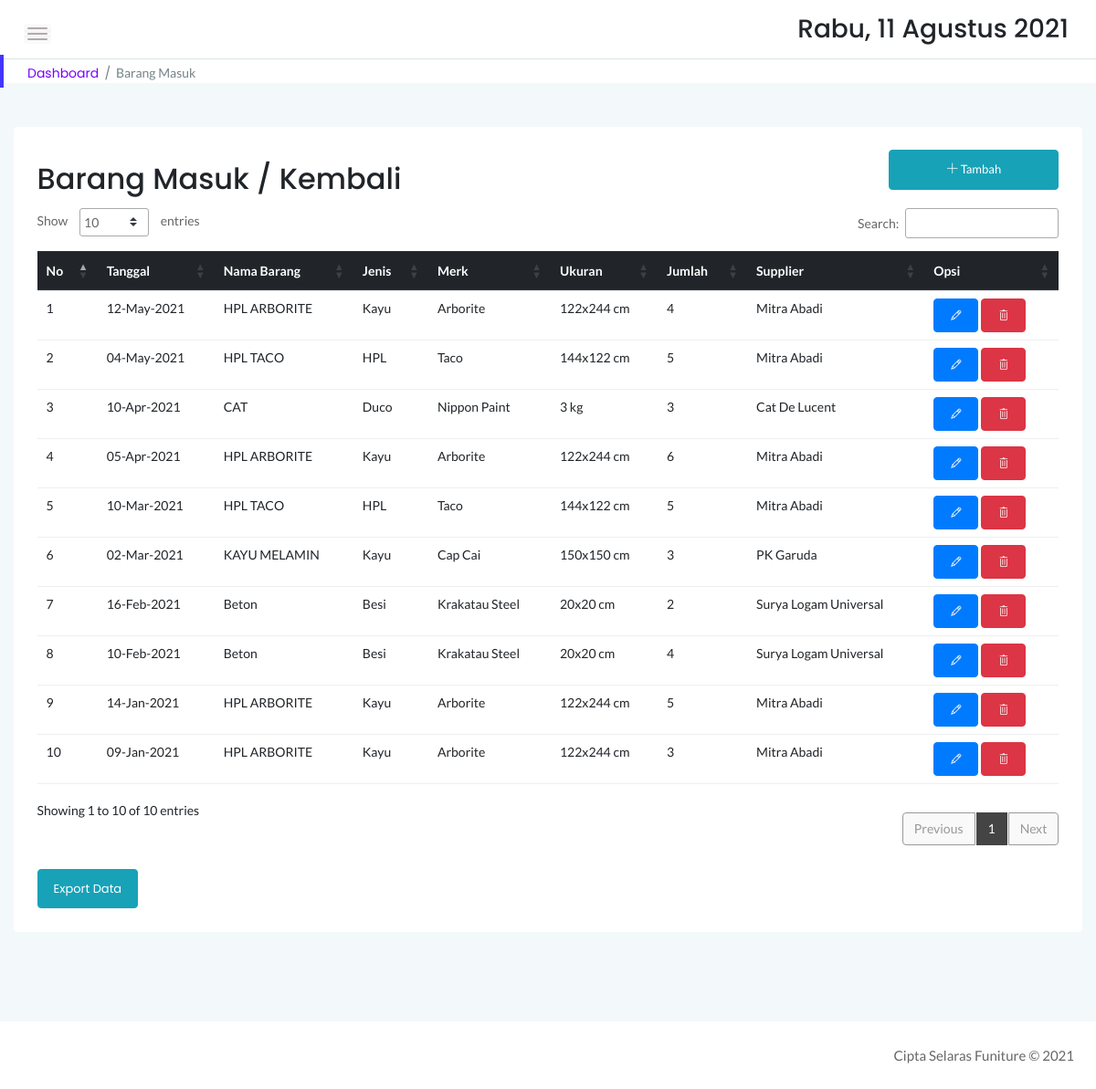
Page /stock/masuk.php (signed in) on the committed database.
### tables this page shows
CREATE TABLE `sbrg_masuk` (
  `id` int(11) NOT NULL,
  `idx` int(11) NOT NULL,
  `id_supplier` int(11) NOT NULL,
  `tgl` date NOT NULL,
  `jumlah` int(11) NOT NULL
);

CREATE TABLE `sstock_brg` (
  `idx` int(11) NOT NULL,
  `id_supplier` int(11) NOT NULL,
  `nama` varchar(55) NOT NULL,
  `jenis` varchar(30) NOT NULL,
  `merk` varchar(40) NOT NULL,
  `ukuran` varchar(20) NOT NULL,
  `stock` int(12) NOT NULL,
  `satuan` varchar(10) NOT NULL,
  `lokasi` varchar(55) NOT NULL
);

CREATE TABLE `ssuplier_brg` (
  `id_supplier` int(11) NOT NULL,
  `nama_supplier` varchar(45) NOT NULL
);

### stock/masuk.php (the view, shortened to what this page needs)
<!doctype html>
<html class="no-js" lang="en">
<?php
include '../dbconnect.php';
?>
<head>
  <link rel="stylesheet" href="assets/css/bootstrap.min.css">
  <link rel="stylesheet" href="assets/css/font-awesome.min.css">
  <link rel="stylesheet" href="assets/css/themify-icons.css">
  <link rel="stylesheet" href="assets/css/metisMenu.css">
  <link rel="stylesheet" href="assets/css/owl.carousel.min.css">
  <link rel="stylesheet" href="assets/css/slicknav.min.css">
  <link rel="stylesheet" href="https://www.amcharts.com/lib/3/plugins/export/export.css" type="text/css" media="all" />
  <link rel="stylesheet" type="text/css" href="https://cdn.datatables.net/1.10.19/css/jquery.dataTables.min.css">
  <link rel="stylesheet" type="text/css" href="https://cdn.datatables.net/1.10.19/css/jquery.dataTables.css">
  <link rel="stylesheet" type="text/css" href="https://cdn.datatables.net/1.10.18/css/dataTables.bootstrap4.min.css">
  <link rel="stylesheet" type="text/css" href="https://cdn.datatables.net/responsive/2.2.3/css/responsive.bootstrap.min.css">
  <link rel="stylesheet" type="text/css" href="https://cdn.datatables.net/responsive/2.2.3/css/responsive.jqueryui.min.css">
  <link rel="stylesheet" type="text/css" href="https://cdn.datatables.net/buttons/1.5.2/css/buttons.dataTables.min.css">
  <link rel="stylesheet" href="assets/css/typography.css">
  <link rel="stylesheet" href="assets/css/default-css.css">
  <link rel="stylesheet" href="assets/css/styles.css">
  <link rel="stylesheet" href="assets/css/responsive.css">
</head>
<body>
  <div class="page-container">
    <div class="main-content">
      <div class="header-area">
        <div class="row align-items-center">
          <div class="col-md-6 col-sm-8 clearfix">
            <div class="nav-btn pull-left">
              <span></span>
              <span></span>
              <span></span>
            </div>
          </div>
          <div class="col-md-6 col-sm-4 clearfix">
            <ul class="notification-area pull-right">
              <li>
                <h3>
                  <div class="date">
                  </div>
                </h3>
              </li>
            </ul>
          </div>
        </div>
      </div>
      <div class="page-title-area">
        <div class="row align-items-center">
          <div class="col-sm-6">
            <div class="breadcrumbs-area clearfix">
              <ul class="breadcrumbs pull-left">
                <li><a href="index.php">Dashboard</a></li>
                <li><span>Barang Masuk</span></li>
              </ul>
            </div>
          </div>
          <div class="col-sm-6 clearfix">
          </div>
        </div>
      </div>
      <div class="main-content-inner">
        <div class="row mt-5 mb-5">
          <div class="col-12">
            <div class="card">
              <div class="card-body">
                <div class="d-sm-flex justify-content-between align-items-center">
                  <h2>Barang Masuk / Kembali</h2>
                  <button style="margin-bottom:20px" data-toggle="modal" data-target="#myModal" class="btn btn-info col-md-2"><span class="ti-plus"></span> Tambah</button>
                </div>
                <div class="data-tables datatable-dark">
                  <div class="table-responsive">
                    <table id="dataTable3" class="table table-hover">
                      <thead class="thead-dark">
                        <tr>
                          <th>No</th>
                          <th>Tanggal</th>
                          <th>Nama Barang</th>
                          <th>Jenis</th>
                          <th>Merk</th>
                          <th>Ukuran</th>
                          <th>Jumlah</th>
                          <th>Supplier</th>
                          <th>Opsi</th>
                        </tr>
                      </thead>
                      <tbody>
                        <?php
                        $brg = mysqli_query($conn, "SELECT sbrg_masuk.id, sbrg_masuk.idx, sbrg_masuk.id_supplier, sbrg_masuk.tgl, sbrg_masuk.jumlah, sstock_brg.idx, sstock_brg.nama, sstock_brg.jenis, sstock_brg.merk, sstock_brg.ukuran, ssuplier_brg.id_supplier, ssuplier_brg.nama_supplier FROM sbrg_masuk JOIN sstock_brg ON sbrg_masuk.idx = sstock_brg.idx JOIN ssuplier_brg ON sbrg_masuk.id_supplier = ssuplier_brg.id_supplier ORDER BY sbrg_masuk.id DESC");
                        $no = 1;
                        while ($b = mysqli_fetch_array($brg)) {
                          $id = $b['id'];
                        ?>
                          <tr>
                            <td><?php echo $no++ ?></td>
                            <td><?php $tanggals = $b['tgl'];
                                echo date("d-M-Y", strtotime($tanggals)) ?></td>
                            <td><?php echo $b['nama'] ?></td>
                            <td><?php echo $b['jenis'] ?></td>
                            <td><?php echo $b['merk'] ?></td>
                            <td><?php echo $b['ukuran'] ?></td>
                            <td><?php echo $b['jumlah'] ?></td>
                            <td><?php echo $b['nama_supplier'] ?></td>
                            <td><button data-toggle="modal" data-target="#edit<?= $id; ?>" class="btn btn-primary ti-pencil"></button> <button data-toggle="modal" data-target="#del<?= $id; ?>" class="btn btn-danger ti-trash"></button></td>
                          </tr>
                        <?php
                        }
                        ?>
                      </tbody>
                    </table>
                  </div>
                  <a href="exportbrgmsk.php" target="_blank" class="btn btn-info mt-4">Export Data</a>
                </div>
              </div>
            </div>
          </div>
        </div>
      </div>
    </div>
  </div>
  <footer>
    <div class="footer-area p-4">
      <p class="text-right">Cipta Selaras Funiture &copy; 2021</p>
    </div>
  </footer>
</body>
</html>

### stock/assets/css/styles.css (style rules this page uses)
.page-container { width: 100%; height: 100%; min-height: 100vh; padding-left: 280px; -webkit-transition: padding-left 0.3s ease 0s; transition: padding-left 0.3s ease 0s; }
.card { border: none; border-radius: 4px; background-color: #fff; -webkit-transition: all 0.3s ease 0s; transition: all 0.3s ease 0s; }
.card-body { padding: 25.6px; padding: 1.6rem; }
.main-content { width: 100%; background: #F3F8FB; }
.main-content-inner { padding: 0 30px 50px; }
.header-area { padding: 15px 30px; background: #fff; border-bottom: 1px solid #d8e3e7; }
.nav-btn { margin-right: 30px; margin-top: 10px; cursor: pointer; }
.nav-btn span { display: block; width: 22px; height: 2px; background: #b3aaaa; margin: 4px 0; border-radius: 15px; -webkit-transition: all 0.3s ease 0s; transition: all 0.3s ease 0s; box-shadow: 0 0 0 4px rgba(99, 96, 96, 0.03); }
.notification-area { -webkit-user-select: none; -moz-user-select: none; -ms-user-select: none; user-select: none; position: relative; z-index: 1; }
.notification-area li { display: inline-block; margin-left: 20px; cursor: pointer; -webkit-user-select: none; -moz-user-select: none; -ms-user-select: none; user-select: none; }
.page-title-area { padding: 0 30px; background: #fff; position: relative; }
.page-title-area:before { content: ''; position: absolute; left: 0; top: 50%; width: 4px; height: 36px; background: var(--primary-color); -webkit-transform: translateY(-50%); transform: translateY(-50%); }
ul.breadcrumbs { margin-top: 4px; }
.breadcrumbs li { display: inline-block; }
.breadcrumbs li a, .breadcrumbs li span { display: block; font-size: 14px; font-weight: 400; color: #7801ff; letter-spacing: 0; margin-right: 16px; position: relative; }
.breadcrumbs li a:before { content: '/'; color: #768387; position: absolute; right: -13px; top: 0; }
.breadcrumbs li span { margin-right: 0; color: #768387; text-transform: capitalize; }
.footer-area { text-align: center; padding: 23px 0 19px; background: #fff; }
.footer-area p { color: #676666; margin-bottom: 0; }
.btn { padding: 11px 17px; font-size: 13px; letter-spacing: 0; }
table tr th { border-bottom: none; }
table tr th, table tr td { border-top: 1px solid rgba(120, 130, 140, 0.13) !important; }
table.dataTable.no-footer { border-bottom: 1px solid rgba(120, 130, 140, 0.13) !important; }
table.dataTable thead th, table.dataTable thead td { border-bottom-color: transparent; }
.datatable-dark thead { background: #444; color: #fff; }

### stock/assets/css/responsive.css (style rules this page uses)
@media (min-width: 1200px) and (max-width: 1364px) { .main-content-inner { padding: 0 15px 50px; } }
@media (min-width: 1200px) and (max-width: 1364px) { .page-container, .sbar_collapsed.page-container { padding-left: 0; } }

### rows in the picture
sbrg_masuk: tgl "12-May-2021", idx.nama "HPL ARBORITE", idx.jenis "Kayu", idx.merk "Arborite", idx.ukuran "122x244 cm", jumlah "4", id_supplier.nama_supplier "Mitra Abadi"
sbrg_masuk: tgl "04-May-2021", idx.nama "HPL TACO", idx.jenis "HPL", idx.merk "Taco", idx.ukuran "144x122 cm", jumlah "5", id_supplier.nama_supplier "Mitra Abadi"
sbrg_masuk: tgl "10-Apr-2021", idx.nama "CAT", idx.jenis "Duco", idx.merk "Nippon Paint", idx.ukuran "3 kg", jumlah "3", id_supplier.nama_supplier "Cat De Lucent"
sbrg_masuk: tgl "05-Apr-2021", idx.nama "HPL ARBORITE", idx.jenis "Kayu", idx.merk "Arborite", idx.ukuran "122x244 cm", jumlah "6", id_supplier.nama_supplier "Mitra Abadi"
sbrg_masuk: tgl "10-Mar-2021", idx.nama "HPL TACO", idx.jenis "HPL", idx.merk "Taco", idx.ukuran "144x122 cm", jumlah "5", id_supplier.nama_supplier "Mitra Abadi"
sbrg_masuk: tgl "02-Mar-2021", idx.nama "KAYU MELAMIN", idx.jenis "Kayu", idx.merk "Cap Cai", idx.ukuran "150x150 cm", jumlah "3", id_supplier.nama_supplier "PK Garuda"
sbrg_masuk: tgl "16-Feb-2021", idx.nama "Beton", idx.jenis "Besi", idx.merk "Krakatau Steel", idx.ukuran "20x20 cm", jumlah "2", id_supplier.nama_supplier "Surya Logam Universal"
sbrg_masuk: tgl "10-Feb-2021", idx.nama "Beton", idx.jenis "Besi", idx.merk "Krakatau Steel", idx.ukuran "20x20 cm", jumlah "4", id_supplier.nama_supplier "Surya Logam Universal"
sbrg_masuk: tgl "14-Jan-2021", idx.nama "HPL ARBORITE", idx.jenis "Kayu", idx.merk "Arborite", idx.ukuran "122x244 cm", jumlah "5", id_supplier.nama_supplier "Mitra Abadi"
sbrg_masuk: tgl "09-Jan-2021", idx.nama "HPL ARBORITE", idx.jenis "Kayu", idx.merk "Arborite", idx.ukuran "122x244 cm", jumlah "3", id_supplier.nama_supplier "Mitra Abadi"
